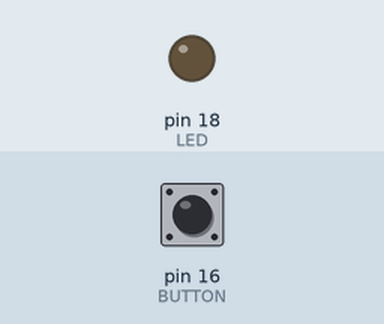
The program below on a simulated MicroPython board. Shown: output pins drawn as LEDs (lit = HIGH). Dashed ring = blinking. The test bench sets the inputs (shaded band); at power-on: pin 16 (BUTTON) LOW.

Above: at 1.2 s.
1.3 s: pin 16 (BUTTON) pulled HIGH for 3.2 s
At 2.1 s:
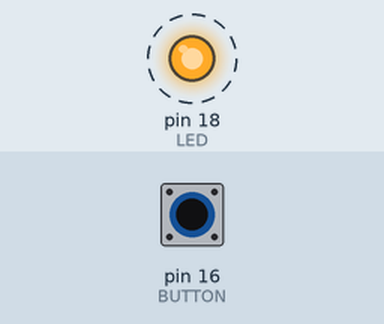
6.0 s: pin 16 (BUTTON) pulled HIGH for 0.15 s
At 7.2 s:
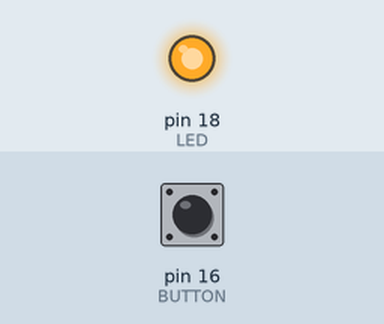
7.6 s: pin 16 (BUTTON) pulled HIGH for 1 s
At 8.5 s:
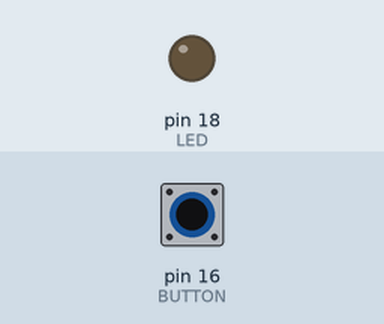
Timing chart, 0 to 10.6 s (numbered marks = the images above; inputs shaded):
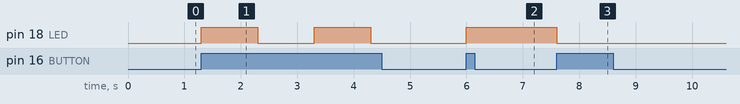

Measured:
- after the input at 1.3 s, pin 18 (LED): alternates HIGH for 1.0 s and LOW for 1.0 s, starting at once
- after the input at 6.0 s, pin 18 (LED): LOW → HIGH at once
- after the input at 7.6 s, pin 18 (LED): HIGH → LOW at once

The program:

toggle_sans_interruption.py
```python
import machine
import utime
BUTTON = machine.Pin(16,machine.Pin.IN)
LED = machine.Pin(18,machine.Pin.OUT)
val = False
while True:
    if(BUTTON.value()):
        val = not val
        LED.value(val)
        utime.sleep(1)
       
```
